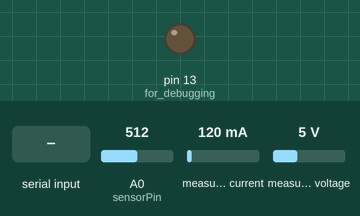
This sketch was run on a simulated Arduino Uno, built with avr-gcc and run on an emulated ATmega328P. Shown: output pins drawn as LEDs (lit = HIGH). The inputs (shaded band) are chosen by the test bench; at power-on: measured current 120 mA, measured voltage 5 V, A0 (sensorPin) = 512. What the sketch prints to the serial monitor is not drawn.

Above: at 1.2 s.
1.3 s: "Start" received over Serial
At 2.8 s:
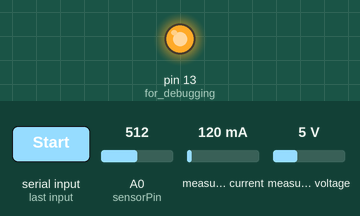
3.8 s: measured current set to 40 mA
5.7 s: measured voltage set to 0.3 V
7.6 s: "A0" received over Serial
10.1 s: "Stop" received over Serial
Timing chart, 0 to 13.1 s (numbered marks = the images above; inputs shaded):
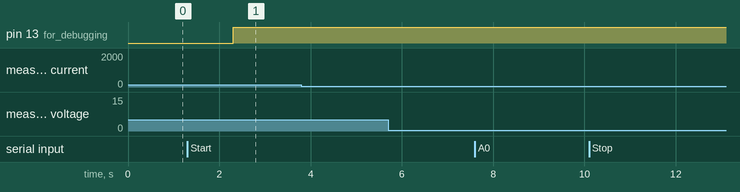

The sketch:

sketch_jul20a.ino
```cpp
#include <Adafruit_INA260.h>

Adafruit_INA260 ina260 = Adafruit_INA260();

int sensorPin = A0; // Default to A0

bool go = false;
bool go1 = true;
bool gotDur = false;
bool gotRate = false;
bool isStop = false;
bool sendData = false;

int sensorValue;
String x;
String sampleRate = "100"; // sample rate in ms (default 1ms)
unsigned long sTime;
String duration="1000";

// Define a struct for the data
struct Data {
  float current;
  float voltage;
};

// Define the header sequence
const byte header[2] = {0xAA, 0xAA};

void setup() {
  pinMode(LED_BUILTIN, OUTPUT); // for debugging
  Serial.begin(115200); // initialize serial communication

  while (!Serial) { delay(10); } // Wait until serial port is opened

  Serial.println("Adafruit INA260 Test");
  if (!ina260.begin()) {
    Serial.println("Couldn't find INA260 chip");
    while (1);
  }
  Serial.println("Found INA260 chip");
}

void sendDataPacket(const Data &data) {
  Serial.write(header, 2); // Send the header first
  const byte *byteData = (const byte*)&data;
  Serial.write(byteData, sizeof(Data)); // Then send the data
}

  void loop() {
    if(Serial.available()){
      x = Serial.readString();
      Serial.println("Received string: " + x);  // Debugging print
      if(x.charAt(0) == 's'){ // sample rate prefix
        sampleRate = x.substring(1); // get the rate in ms
        Serial.println("Received sample rate: " + sampleRate); // Debugging print
        gotRate = true; // key
      }
      if(x.charAt(0) == 'd'){ // sample duration prefix
        duration = x.substring(1); // get the duration in ms
        Serial.println("Received duration: " + duration); // Debugging print
        gotDur = true; // key
      }
      if(x.charAt(0) == 'p'){ // pin selection prefix
        String pinName = x.substring(1); // get the pin name
        if(pinName == "A0") sensorPin = A0;
        else if(pinName == "A1") sensorPin = A1;
        // Add more else-if clauses here for more pins
        Serial.println("Received pin: " + pinName); // Debugging print
      }
      x.trim();  // This removes any leading or trailing whitespace
      if(x == "Start"){
        Serial.println("Sending data");  // Debugging print
        sendData = true;  // Start sending data
      }
      if(x == "Stop"){
        sendData = false;  // Stop sending data
      }
    }

    if(gotDur && gotRate){ // if both the sample rate, durating have been recieved, start loop
      go = true;
      Serial.println("Received Both");
    }

    //if the current time minus the start time is larger then the sample duration:
    if((millis() - sTime) > (unsigned long)(duration.toInt())){
      if(!(isStop)){
        digitalWrite(LED_BUILTIN, LOW); // debugging
        Serial.println("Stop Milli"); // send stop message over serial port so that python script knows when to stop parsing
      }
      go = true; // stop sample loop
      gotDur = false; // lock
      gotRate = false; // lock
      isStop = true; // so that it sends 'Stop' only one time
    }

    if(go && sendData){
      digitalWrite(LED_BUILTIN, HIGH);  // Debug purposes
      sensorValue = analogRead(sensorPin); // read the sensor

      if(go1){
        Serial.print(sensorValue); // send sensor value
        Serial.println(" " + String(sensorPin)); // tag
      }

      // Create an instance of the struct
      Data data;

      // Populate the struct with the current and voltage
      data.current = ina260.readCurrent();
      data.voltage = ina260.readBusVoltage();

//      Serial.print(data.current);
//      Serial.print(",");
//      Serial.println(data.voltage);

      sendDataPacket(data);

      delay(sampleRate.toInt()); // delay by sample rate
    }
  }
```

Measured:
- after the input at 1.3 s, pin 13 (for_debugging): LOW → HIGH after 1.0 s
- after the input at 3.8 s, every drawn part: stays the same
- after the input at 5.7 s, every drawn part: stays the same
- after the input at 7.6 s, every drawn part: stays the same
- after the input at 10.1 s, every drawn part: stays the same
